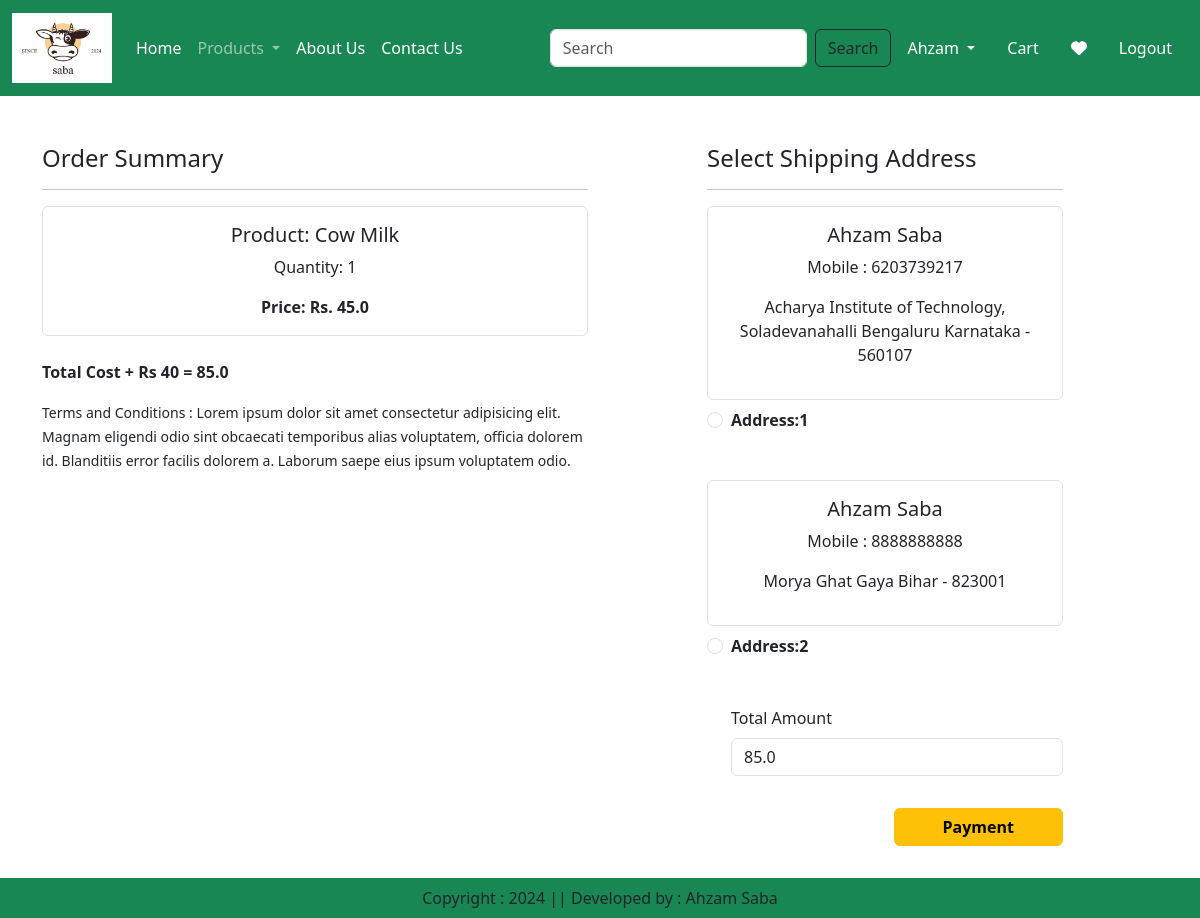
Page /checkout/?prod_id=1 (signed in) on the committed database.
### app/models.py (models this page shows, shortened)
class Product(models.Model):
    title = models.CharField(max_length=100)
    selling_price = models.FloatField()
    discounted_price = models.FloatField()
    description = models.TextField()
    composition = models.TextField(default='')
    prodapp = models.TextField(default='')
    category = models.CharField(choices=CATEGORY_CHOICES, max_length=2)
    product_image = models.ImageField(upload_to='product')

class Customer(models.Model):
    user = models.ForeignKey(User,on_delete=models.CASCADE)
    name = models.CharField(max_length=100)
    phone_number = models.IntegerField(default=0)
    locality = models.TextField(max_length=200)
    city = models.CharField(max_length=100)
    state = models.CharField(max_length=100,choices=STATE_CHOICES)
    zipcode = models.IntegerField()

### app/views.py (the view, shortened to what this page needs)
# urls.py: path('checkout/',checkout.as_view(), name="checkout"),
@method_decorator(login_required, name='dispatch')
class checkout(View):
    def get(self,request,prod_id=None):
        totalitem = 0
        wishitem = 0
        if request.user.is_authenticated:
            totalitem = len(Cart.objects.filter(user=request.user))
            wishitem = len(Wishlist.objects.filter(user=request.user))
        user=request.user
        add = Customer.objects.filter(user=user)
        if not add.exists():
            messages.error(request, "Please select an address before proceeding to payment.")
            return redirect('checkout')
        cart_items = []
        famount = 0
        prod_id = request.GET.get('prod_id')
        print(f"Received prod_id: {prod_id}")
        if prod_id:
            product = Product.objects.get(id=prod_id)
            cart_items.append({'product': product, 'quantity': 1})
            famount = product.discounted_price
        else:
            cart_items = Cart.objects.filter(user=user)
            for p in cart_items:
                value = p.quantity * p.product.discounted_price
                famount += value
        totalamount = famount + 40
        razoramount =int(totalamount *100)
        client = razorpay.Client(auth=(settings.RAZOR_KEY_ID,settings.RAZOR_KEY_SECRET))
        data = {'amount':razoramount,'currency':"INR","receipt":"order_rcptid_12"}
        payment_response = client.order.create(data=data)
        print(payment_response)
        order_id = payment_response['id']
        order_status = payment_response['status']
        return render(request,'app/checkout.html',locals())

### app/templates/app/checkout.html (shortened to what this page needs)
{% extends "app/base.html" %}
{% load static %}
{% block main-content %}
<div class="container">
    <div class="row mt-5">
        <div class="col-sm-6">
            <h4>Order Summary</h4>
            <hr>
            {% for item in cart_items %}
                <div class="col-sm-4 col-md-12">
                    <div class="card border">
                        <div class="card-body">
                            <h5 class="card-title">Product: {{ item.product.title }}</h5>
                            <p class="card-text">Quantity: {{ item.quantity }}</p>
                            <p class="card-text fw-bold">Price: Rs. {{ item.product.discounted_price }}</p>
                        </div>
                    </div>
                </div>
                <br>
            {% endfor %}
            <p class="fw-bold">Total Cost + Rs 40 = {{totalamount}} </p>
            <small>Terms and Conditions : Lorem ipsum dolor sit amet consectetur adipisicing elit. Magnam eligendi odio sint obcaecati temporibus alias voluptatem, officia dolorem id. Blanditiis error facilis dolorem a. Laborum saepe eius ipsum voluptatem odio.</small>
        </div>
        <div class="col-sm-4 offset-sm-1">
            <h4>Select Shipping Address</h4>
            <hr>
            <form action="" method="post" id="myform">
                {% for a in add %}
                    <div class="card border">
                        <div class="card-body">
                            <h5>{{a.name}}</h5>
                            <p>Mobile : {{a.phone_number}}</p>
                            <p>{{a.locality}} {{a.city}} {{a.state}} - {{a.zipcode}}</p>
                        </div>
                    </div>
                    <div class="form-check mt-2 mb-5">
                        <input class="form-check-input" type="radio" name="custid" id="custadd{{forloop.counter}}" value="{{a.id}}">
                        <label class="from-check-label fw-bold" for="custadd{{forloop.counter}}">
                        Address:{{forloop.counter}} </label>
                    </div>
                {% endfor %}
                <div class="form-check mb-3">
                    <label for="totalamount" class="form-label">Total Amount</label>
                    <input type="number" class="form-control" name="totalamount" value={{totalamount}} readonly>
                </div>
                <div class="text-end">
                    <button id="rzp-button1" type="submit" class="btn btn-warning mt-3 px-5 fw-bold">Payment</button>
                </div>
            </form>
            <br><br><br>
        </div>
    </div>
</div>
{% endblock main-content %}

### app/templates/app/base.html (shortened to what this page needs)
<!DOCTYPE html>
{% load static %}
<html lang="en">
<head>
    <link href="https://cdn.jsdelivr.net/npm/bootstrap@5.3.3/dist/css/bootstrap.min.css" rel="stylesheet">
    <link rel="stylesheet" href="{% static 'app/css/owl.carousel.min.css' %}">
    <link rel="stylesheet" href="{% static 'app/css/all.min.css' %}">
    <link rel="stylesheet" href="{% static 'app/css/style.css' %}">
</head>
<body>
    <nav class="navbar navbar-expand-lg navbar-dark bg-success">
        <div class="container-fluid">
          <a class="navbar-brand" href="{% url "home" %}">
            <img src="{% static "app/images/saba.png" %}" width="100" height="70">
          </a>
          <div class="collapse navbar-collapse" id="navbarSupportedContent">
            <ul class="navbar-nav me-auto mb-2 mb-lg-0">
              <li class="nav-item">
                <a class="nav-link active" aria-current="page" href="{% url "home" %}">Home</a>
              </li>
              <li class="nav-item dropdown">
                <a class="nav-link dropdown-toggle" href="#" role="button" data-bs-toggle="dropdown" aria-expanded="false">
                  Products
                </a>
              </li>
              <li class="nav-item">
                <a class="nav-link text-white" href="{% url "about" %}">About Us</a>
              </li>
              <li class="nav-item">
                <a class="nav-link text-white" href="{% url "contact" %}">Contact Us</a>
              </li>
            </ul>
            <form class="d-flex" role="search" action="/search">
              <input class="form-control me-2" type="search" placeholder="Search" name="search" aria-label="Search">
              <button class="btn btn-outline-dark" type="submit">Search</button>
            </form>
          </div>
          <ul class="navbar-nav me-auto mb-2 mb-lg-0">
            <li class="nav-item dropdown mx-2">
                <a class="nav-link dropdown-toggle text-white" href="#" id="profileDropdown" role="button" data-bs-toggle="dropdown" aria-expanded="false">
                  {% if request.user.is_authenticated %}
                    {{request.user.username|capfirst}}
                  {% else %}
                    Guest
                  {% endif %}
                </a>
                {% if request.user.is_authenticated %}
            </li>
            <li class="nav-item mx-2">
              <a href="{% url "showcart" %}" class="nav-link text-white">
                  Cart
              </a>
          </li>
          <li class="nav-item mx-2">
              <a href="{% url "wishlist" %}" class="nav-link text-white">
                  <i class="fa fa-heart"></i>
              </a>
          </li>
            {% endif %}
            {% if request.user.is_authenticated %}
              <li class="nav-item mx-2">
                <form action="{% url 'logout' %}" method="post">
                    <button type="submit" class="nav-link text-white">Logout</button>
                </form>
              </li>
            {% endif %}
          </ul>
        </div>
      </nav>
    {% block main-content %}{% endblock main-content %}
    <footer class="container-fluid fixed-bottom bg-success text-center p-2 mt-5">
        Copyright : 2024 || Developed by : Ahzam Saba
    </footer>
</body>
</html>

### app/static/app/css/style.css (style rules this page uses)
.card { display: flex; flex-direction: column; justify-content: center; align-items: center; height: 100%; text-align: center; border: none; }
.card-body { display: flex; flex-direction: column; justify-content: center; align-items: center; flex-grow: 1; }

### rows in the picture
Product: product "Cow Milk", quantity "1", product.discounted_price "45.0"
Customer: name "Ahzam Saba", phone_number "6203739217", locality "Acharya Institute of Technology, Soladevanahalli", city "Bengaluru", state "Karnataka", zipcode "560107"
Customer: name "Ahzam Saba", phone_number "8888888888", locality "Morya Ghat", city "Gaya", state "Bihar", zipcode "823001"

### other values in the picture
{{ request.user.username|capfirst }} "Ahzam"
{{ totalamount }} "85.0"
